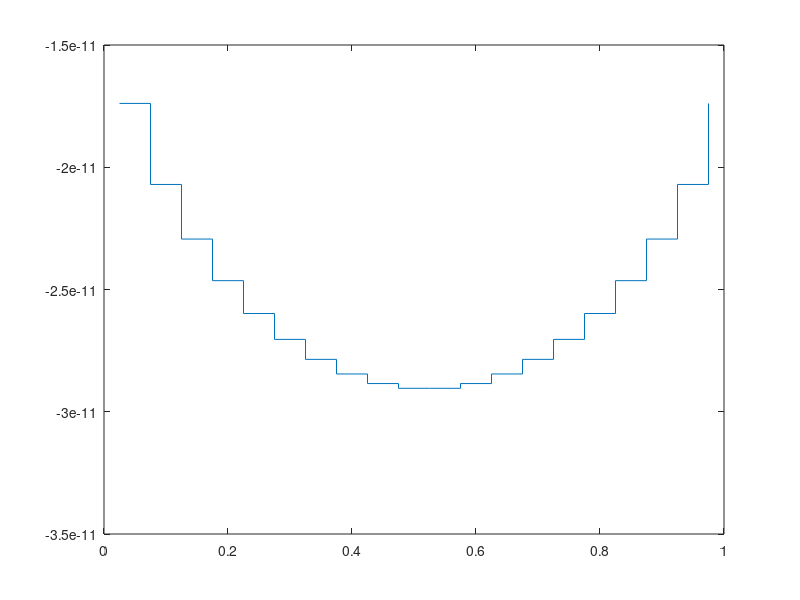

Source code (MATLAB):
clear; close all; clc;

Epsilon_Zero = 8.85*10^(-12);

Rod_Length = 1;
Rod_Radius = 1e-3;
Rod_Sections = 20;

Rod_Potential = 1;

Delta_L = Rod_Length/Rod_Sections;

x_i_values = zeros(1,Rod_Sections);
Phi_Column_Vector = ones(Rod_Sections,1) * Rod_Potential * (4*pi*Epsilon_Zero);
A = zeros(Rod_Sections, Rod_Sections);

for x_i = 1:1:Rod_Sections
    x_i_values(1,x_i) = (Delta_L / 2) + ((x_i - 1) * Delta_L);
end

for row = 1:1:Rod_Sections
    for col = 1:1:Rod_Sections
        
        if row == col
            A(row,col) = 4*pi*Rod_Length*log(Delta_L/Rod_Length);
        else
            A(row,col) = 2*pi*Rod_Length*Delta_L / abs(x_i_values(1,row) - x_i_values(1,col));
        end

    end
end

Rho_s_Vector = A \ Phi_Column_Vector;

stairs(x_i_values, Rho_s_Vector)


